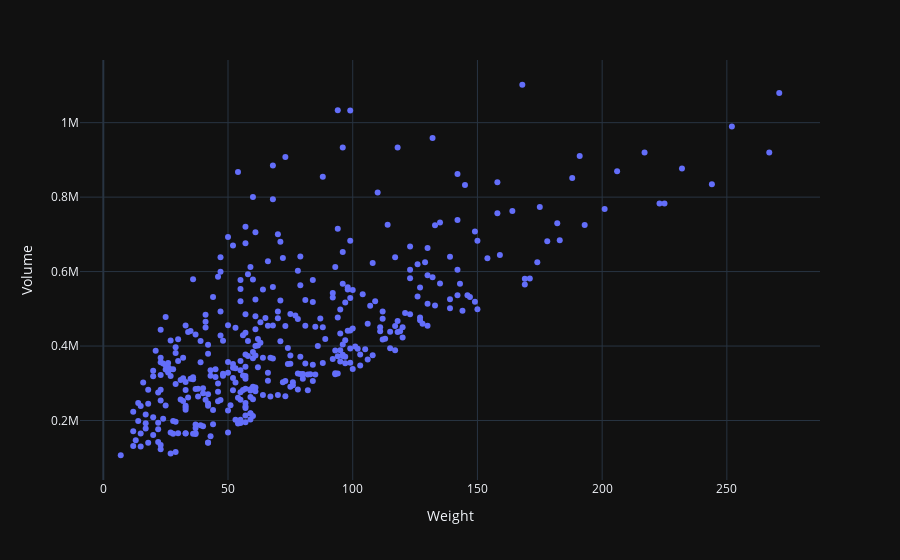

The notebook cell saved with this chart:
### Code cell
px.scatter(df, x='Weight', y='Volume', template='plotly_dark')

### Figure 1 — Plotly figure (JSON) as saved in the notebook; plotly's stock layout.template omitted (floating-point values rounded to 4 significant figures; data arrays with more than 128 entries replaced by an {"elided": "..."} marker saying what was removed)
{"data": [{"hovertemplate": "Weight=%{x}<br>Volume=%{y}<extra></extra>", "legendgroup": "", "marker": {"color": "#636efa", "symbol": "circle"}, "mode": "markers", "name": "", "orientation": "v", "showlegend": false, "type": "scatter", "x": {"elided": "400 int values"}, "xaxis": "x", "y": {"elided": "400 int values"}, "yaxis": "y"}], "layout": {"legend": {"tracegroupgap": 0}, "margin": {"t": 60}, "xaxis": {"anchor": "y", "domain": [0, 1], "title": {"text": "Weight"}}, "yaxis": {"anchor": "x", "domain": [0, 1], "title": {"text": "Volume"}}}}
